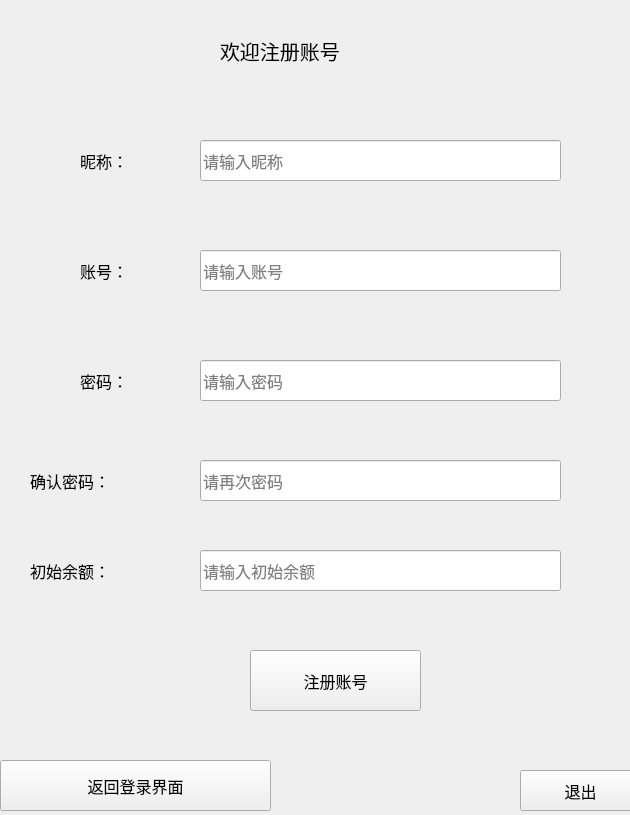
<?xml version="1.0" encoding="UTF-8"?>
<ui version="4.0">
 <class>LoginDialog</class>
 <widget class="QDialog" name="LoginDialog">
  <property name="geometry">
   <rect>
    <x>0</x>
    <y>0</y>
    <width>630</width>
    <height>815</height>
   </rect>
  </property>
  <property name="windowTitle">
   <string>注册界面</string>
  </property>
  <widget class="QLabel" name="label">
   <property name="geometry">
    <rect>
     <x>220</x>
     <y>30</y>
     <width>441</width>
     <height>41</height>
    </rect>
   </property>
   <property name="font">
    <font>
     <pointsize>15</pointsize>
    </font>
   </property>
   <property name="text">
    <string>欢迎注册账号</string>
   </property>
  </widget>
  <widget class="QLineEdit" name="lineEdit">
   <property name="geometry">
    <rect>
     <x>200</x>
     <y>140</y>
     <width>361</width>
     <height>41</height>
    </rect>
   </property>
   <property name="font">
    <font>
     <pointsize>12</pointsize>
    </font>
   </property>
   <property name="focusPolicy">
    <enum>Qt::StrongFocus</enum>
   </property>
   <property name="placeholderText">
    <string>请输入昵称</string>
   </property>
  </widget>
  <widget class="QLineEdit" name="lineEdit_3">
   <property name="geometry">
    <rect>
     <x>200</x>
     <y>360</y>
     <width>361</width>
     <height>41</height>
    </rect>
   </property>
   <property name="font">
    <font>
     <pointsize>12</pointsize>
    </font>
   </property>
   <property name="focusPolicy">
    <enum>Qt::ClickFocus</enum>
   </property>
   <property name="echoMode">
    <enum>QLineEdit::Password</enum>
   </property>
   <property name="placeholderText">
    <string>请输入密码</string>
   </property>
  </widget>
  <widget class="QLineEdit" name="lineEdit_2">
   <property name="geometry">
    <rect>
     <x>200</x>
     <y>250</y>
     <width>361</width>
     <height>41</height>
    </rect>
   </property>
   <property name="font">
    <font>
     <pointsize>12</pointsize>
    </font>
   </property>
   <property name="focusPolicy">
    <enum>Qt::ClickFocus</enum>
   </property>
   <property name="placeholderText">
    <string>请输入账号</string>
   </property>
  </widget>
  <widget class="QLabel" name="label_2">
   <property name="geometry">
    <rect>
     <x>80</x>
     <y>140</y>
     <width>81</width>
     <height>41</height>
    </rect>
   </property>
   <property name="font">
    <font>
     <pointsize>12</pointsize>
    </font>
   </property>
   <property name="text">
    <string>昵称：</string>
   </property>
  </widget>
  <widget class="QLabel" name="label_3">
   <property name="geometry">
    <rect>
     <x>80</x>
     <y>250</y>
     <width>101</width>
     <height>41</height>
    </rect>
   </property>
   <property name="font">
    <font>
     <pointsize>12</pointsize>
    </font>
   </property>
   <property name="text">
    <string>账号：</string>
   </property>
  </widget>
  <widget class="QLabel" name="label_4">
   <property name="geometry">
    <rect>
     <x>80</x>
     <y>360</y>
     <width>101</width>
     <height>41</height>
    </rect>
   </property>
   <property name="font">
    <font>
     <pointsize>12</pointsize>
    </font>
   </property>
   <property name="text">
    <string>密码：</string>
   </property>
  </widget>
  <widget class="QPushButton" name="pushButton">
   <property name="geometry">
    <rect>
     <x>250</x>
     <y>650</y>
     <width>171</width>
     <height>61</height>
    </rect>
   </property>
   <property name="font">
    <font>
     <pointsize>12</pointsize>
    </font>
   </property>
   <property name="focusPolicy">
    <enum>Qt::NoFocus</enum>
   </property>
   <property name="text">
    <string>注册账号</string>
   </property>
  </widget>
  <widget class="QPushButton" name="pushButton_2">
   <property name="geometry">
    <rect>
     <x>0</x>
     <y>760</y>
     <width>271</width>
     <height>51</height>
    </rect>
   </property>
   <property name="font">
    <font>
     <pointsize>12</pointsize>
    </font>
   </property>
   <property name="focusPolicy">
    <enum>Qt::NoFocus</enum>
   </property>
   <property name="text">
    <string>返回登录界面</string>
   </property>
  </widget>
  <widget class="QPushButton" name="pushButton_3">
   <property name="geometry">
    <rect>
     <x>520</x>
     <y>770</y>
     <width>121</width>
     <height>41</height>
    </rect>
   </property>
   <property name="font">
    <font>
     <pointsize>12</pointsize>
    </font>
   </property>
   <property name="focusPolicy">
    <enum>Qt::NoFocus</enum>
   </property>
   <property name="text">
    <string>退出</string>
   </property>
  </widget>
  <widget class="QLabel" name="label_5">
   <property name="geometry">
    <rect>
     <x>30</x>
     <y>550</y>
     <width>151</width>
     <height>41</height>
    </rect>
   </property>
   <property name="font">
    <font>
     <pointsize>12</pointsize>
    </font>
   </property>
   <property name="text">
    <string>初始余额：</string>
   </property>
  </widget>
  <widget class="QLineEdit" name="lineEdit_5">
   <property name="geometry">
    <rect>
     <x>200</x>
     <y>550</y>
     <width>361</width>
     <height>41</height>
    </rect>
   </property>
   <property name="font">
    <font>
     <pointsize>12</pointsize>
    </font>
   </property>
   <property name="focusPolicy">
    <enum>Qt::ClickFocus</enum>
   </property>
   <property name="placeholderText">
    <string>请输入初始余额</string>
   </property>
  </widget>
  <widget class="QLabel" name="label_6">
   <property name="geometry">
    <rect>
     <x>30</x>
     <y>460</y>
     <width>151</width>
     <height>41</height>
    </rect>
   </property>
   <property name="font">
    <font>
     <pointsize>12</pointsize>
    </font>
   </property>
   <property name="text">
    <string>确认密码：</string>
   </property>
  </widget>
  <widget class="QLineEdit" name="lineEdit_4">
   <property name="geometry">
    <rect>
     <x>200</x>
     <y>460</y>
     <width>361</width>
     <height>41</height>
    </rect>
   </property>
   <property name="font">
    <font>
     <pointsize>12</pointsize>
    </font>
   </property>
   <property name="focusPolicy">
    <enum>Qt::ClickFocus</enum>
   </property>
   <property name="echoMode">
    <enum>QLineEdit::Password</enum>
   </property>
   <property name="placeholderText">
    <string>请再次密码</string>
   </property>
  </widget>
 </widget>
 <resources/>
 <connections>
  <connection>
   <sender>pushButton_3</sender>
   <signal>clicked()</signal>
   <receiver>LoginDialog</receiver>
   <slot>close()</slot>
   <hints>
    <hint type="sourcelabel">
     <x>580</x>
     <y>790</y>
    </hint>
    <hint type="destinationlabel">
     <x>332</x>
     <y>267</y>
    </hint>
   </hints>
  </connection>
 </connections>
</ui>
